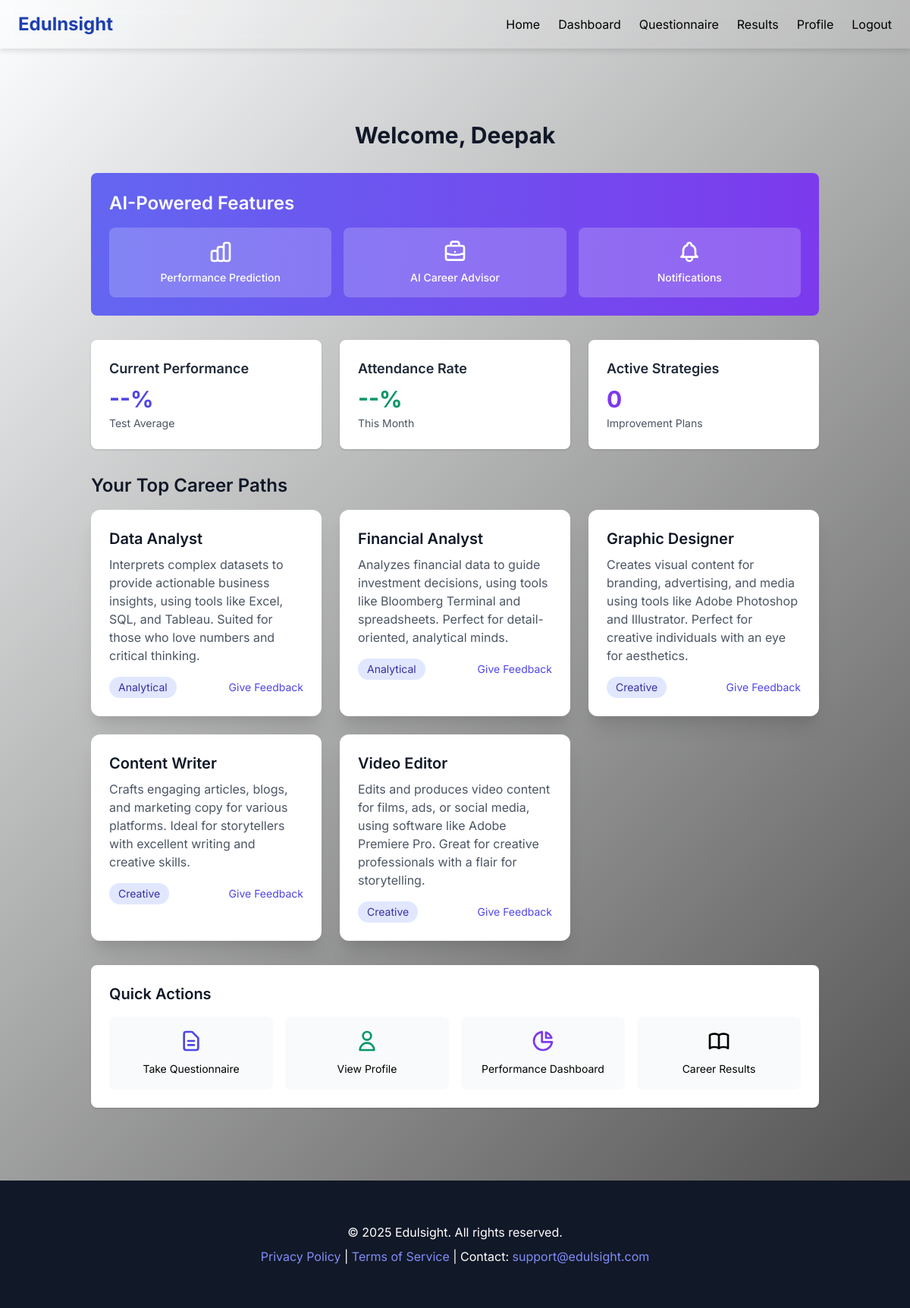
/student-dashboard/ (signed in), run on the app's committed database.
### new_app/models.py (models this page shows)
class Student(models.Model):
    user = models.OneToOneField(User, on_delete=models.CASCADE)
    first_name = models.CharField(max_length=50)
    last_name = models.CharField(max_length=50)
    email = models.EmailField(unique=True)
    date_of_birth = models.DateField()
    is_active = models.BooleanField(default=True)
    created_at = models.DateTimeField(auto_now_add=True)

class Career(models.Model):
    name = models.CharField(max_length=100)
    description = models.TextField()
    category = models.CharField(max_length=50)
    is_active = models.BooleanField(default=True)

### new_app/views.py (the view)
# urls.py: path('student-dashboard/', views.student_dashboard, name='student_dashboard'),
@login_required
def student_dashboard(request):
    student = request.user.student
    answers = Answer.objects.filter(student=student)
    categories = ['Tech', 'Creative', 'Analytical', 'Collaborative']
    careers = []
    if answers.exists():
        score_vector = [0] * len(categories)
        counts = [0] * len(categories)
        for answer in answers:
            try:
                idx = categories.index(answer.question.category)
                score_vector[idx] += answer.score
                counts[idx] += 1
            except ValueError:
                continue
        score_vector = [s / c if c > 0 else 0 for s, c in zip(score_vector, counts)]
        top_categories = sorted(
            [(score, cat) for score, cat in zip(score_vector, categories) if score > 0],
            reverse=True
        )[:2]
        for score, category in top_categories:
            category_careers = Career.objects.filter(category=category, is_active=True)[:3]
            careers.extend(category_careers)
    if not careers:
        careers = Career.objects.filter(is_active=True)[:3]
    print(f"Dashboard careers for {student}: {len(careers)}")  # Debug
    return render(request, 'student_dashboard.html', {
        'student': student,
        'careers': careers
    })

### new_app/templates/student_dashboard.html (shortened to what this page needs)
{% extends "base.html" %}
{% load static %}
{% block content %}
<div class="container mx-auto px-4 py-8">
    <h2 class="text-3xl font-bold text-gray-900 text-center mb-8">Welcome, {{ student.first_name }}</h2>
    <div class="bg-gradient-to-r from-indigo-500 to-purple-600 text-white rounded-lg p-6 mb-8">
        <h3 class="text-2xl font-semibold mb-4">AI-Powered Features</h3>
        <div class="grid grid-cols-1 md:grid-cols-3 gap-4">
            <a href="{% url 'predict_performance' %}" class="bg-white bg-opacity-20 hover:bg-opacity-30 rounded-lg p-4 text-center transition-all">
                <div class="text-sm font-medium">Performance Prediction</div>
            </a>
            <a href="{% url 'advanced_career_recommendations' %}" class="bg-white bg-opacity-20 hover:bg-opacity-30 rounded-lg p-4 text-center transition-all">
                <div class="text-sm font-medium">AI Career Advisor</div>
            </a>
            <a href="{% url 'notifications' %}" class="bg-white bg-opacity-20 hover:bg-opacity-30 rounded-lg p-4 text-center transition-all relative">
                <div class="text-sm font-medium">Notifications</div>
            </a>
        </div>
    </div>
    <div class="grid grid-cols-1 md:grid-cols-3 gap-6 mb-8">
        <div class="bg-white rounded-lg shadow p-6">
            <h4 class="text-lg font-semibold text-gray-800 mb-2">Current Performance</h4>
            <div class="text-3xl font-bold text-indigo-600">{{ test_average|default:"--" }}%</div>
            <p class="text-sm text-gray-600 mt-1">Test Average</p>
        </div>
        <div class="bg-white rounded-lg shadow p-6">
            <h4 class="text-lg font-semibold text-gray-800 mb-2">Attendance Rate</h4>
            <div class="text-3xl font-bold text-green-600">{{ attendance_rate|default:"--" }}%</div>
            <p class="text-sm text-gray-600 mt-1">This Month</p>
        </div>
        <div class="bg-white rounded-lg shadow p-6">
            <h4 class="text-lg font-semibold text-gray-800 mb-2">Active Strategies</h4>
            <div class="text-3xl font-bold text-purple-600">{{ active_strategies|default:"0" }}</div>
            <p class="text-sm text-gray-600 mt-1">Improvement Plans</p>
        </div>
    </div>
    <h3 class="text-2xl font-semibold text-gray-900 mb-4">Your Top Career Paths</h3>
    {% if careers %}
        <div class="grid grid-cols-1 md:grid-cols-2 lg:grid-cols-3 gap-6 mb-8">
            {% for career in careers %}
                <div class="bg-white p-6 rounded-xl shadow-xl hover:shadow-2xl transition-shadow">
                    <h4 class="text-xl font-semibold text-gray-900 mb-2">{{ career.name }}</h4>
                    <p class="text-gray-600 mb-4">{{ career.description }}</p>
                    <div class="flex justify-between items-center">
                        <span class="inline-block bg-indigo-100 text-indigo-800 text-sm px-3 py-1 rounded-full">{{ career.category }}</span>
                        <a href="{% url 'submit_feedback' career.id %}" class="text-indigo-600 hover:text-indigo-800 text-sm">Give Feedback</a>
                    </div>
                </div>
            {% endfor %}
        </div>
    {% endif %}
    <div class="bg-white rounded-lg shadow p-6">
        <h3 class="text-xl font-semibold text-gray-900 mb-4">Quick Actions</h3>
        <div class="grid grid-cols-2 md:grid-cols-4 gap-4">
            <a href="{% url 'career_questionnaire' %}" class="text-center p-4 bg-gray-50 rounded-lg hover:bg-gray-100 transition-colors">
                <svg class="w-8 h-8 mx-auto mb-2 text-indigo-600" fill="none" stroke="currentColor" viewBox="0 0 24 24">
                    <path stroke-linecap="round" stroke-linejoin="round" stroke-width="2" d="M9 12h6m-6 4h6m2 5H7a2 2 0 01-2-2V5a2 2 0 012-2h5.586a1 1 0 01.707.293l5.414 5.414a1 1 0 01.293.707V19a2 2 0 01-2 2z"></path>
                </svg>
                <span class="text-sm">Take Questionnaire</span>
            </a>
            <a href="{% url 'profile' %}" class="text-center p-4 bg-gray-50 rounded-lg hover:bg-gray-100 transition-colors">
                <svg class="w-8 h-8 mx-auto mb-2 text-green-600" fill="none" stroke="currentColor" viewBox="0 0 24 24">
                    <path stroke-linecap="round" stroke-linejoin="round" stroke-width="2" d="M16 7a4 4 0 11-8 0 4 4 0 018 0zM12 14a7 7 0 00-7 7h14a7 7 0 00-7-7z"></path>
                </svg>
                <span class="text-sm">View Profile</span>
            </a>
            <a href="{% url 'performance_dashboard' %}" class="text-center p-4 bg-gray-50 rounded-lg hover:bg-gray-100 transition-colors">
                <span class="text-sm">Performance Dashboard</span>
            </a>
            <a href="{% url 'career_results' %}" class="text-center p-4 bg-gray-50 rounded-lg hover:bg-gray-100 transition-colors">
                <span class="text-sm">Career Results</span>
            </a>
        </div>
    </div>
</div>
{% endblock %}

### new_app/templates/base.html (shortened to what this page needs)
{% load static %}
<!DOCTYPE html>
<html lang="en">
<head>
    <link href="https://cdn.jsdelivr.net/npm/tailwindcss@2.2.19/dist/tailwind.min.css" rel="stylesheet">
</head>
<body class="flex flex-col min-h-screen">
    <header class="navbar flex items-center justify-between px-6 py-4">
        <div class="flex items-center space-x-4">
            <a href="{% url 'home' %}" class="text-2xl font-bold text-blue-800">Edulnsight</a>
        </div>
        <nav class="hidden lg:flex items-center space-x-6">
            <a href="{% url 'home' %}" class="nav-link text-black-800 {% if request.path == '/' %}active{% endif %}">Home</a>
            {% if user.is_authenticated %}
                {% if user.student.is_admin %}
                    <a href="{% url 'admin_dashboard' %}" class="nav-link text-black-800 {% if request.path == '/admin/dashboard/' %}active{% endif %}">Admin Dashboard</a>
                {% else %}
                    <a href="{% url 'student_dashboard' %}" class="nav-link text-black-800 {% if request.path == '/dashboard/' %}active{% endif %}">Dashboard</a>
                    <a href="{% url 'career_questionnaire' %}" class="nav-link text-black-800
                    {% if request.path == '/questionnaire/' %}active{% endif %}">Questionnaire</a>
                    <a href="{% url 'career_results' %}" class="nav-link text-black-800 {% if request.path == '/results/' %}active{% endif %}">Results</a>
                {% endif %}
                <a href="{% url 'profile' %}" class="nav-link text-black-800 {% if request.path == '/profile/' %}active{% endif %}">Profile</a>
                <a href="{% url 'logout' %}" class="nav-link text-black-800">Logout</a>
            {% else %}
                <a href="{% url 'register' %}" class="nav-link text-black {% if request.path == '/register/' %}active{% endif %}">Register</a>
                <a href="{% url 'login' %}" class="nav-link text-black {% if request.path == '/login/' %}active{% endif %}">Login</a>
            {% endif %}
        </nav>
    </header>
    <main class="content-wrapper {% if user.is_authenticated and user.student.is_admin %}with-sidebar{% endif %} flex-grow">
        <div class="container mx-auto px-4 py-8">
            {% block content %}
            {% endblock %}
        </div>
    </main>
    <footer class="bg-gray-900 text-white">
        <div class="container mx-auto px-4 py-6 text-center">
            <p>&copy; 2025 Edulsight. All rights reserved.</p>
            <p class="mt-2">
                <a href="#" class="text-indigo-400 hover:text-indigo-300">Privacy Policy</a> |
                <a href="#" class="text-indigo-400 hover:text-indigo-300">Terms of Service</a> |
                Contact: <a href="mailto:support@edulsight.com" class="text-indigo-400 hover:text-indigo-300">support@edulsight.com</a>
            </p>
        </div>
    </footer>
</body>
</html>

### new_app/templates/base.html (style rules this page uses)
body { font-family: 'Inter', sans-serif; background: linear-gradient(135deg, #fdfeff, #494949); min-height: 100vh; margin: 0; }
.navbar { background: rgba(255, 255, 255, 0.1); backdrop-filter: blur(10px); box-shadow: 0 4px 6px rgba(0, 0, 0, 0.1); position: fixed; top: 0; width: 100%; z-index: 1000; }
.nav-link { position: relative; transition: color 0.3s ease; }
.content-wrapper { margin-top: 64px; margin-left: 0; padding: 2rem; transition: margin-left 0.3s ease; }
footer { background: #1f2937; color: white; padding: 2rem 0; }

### data on the page
Student: first_name "Deepak"
Career: name "Data Analyst", description "Interprets complex datasets to provide actionable business insights, using tools like Excel, SQL, and Tableau. Suited for those who love numbers and critical thinking.", category "Analytical"
Career: name "Financial Analyst", description "Analyzes financial data to guide investment decisions, using tools like Bloomberg Terminal and spreadsheets. Perfect for detail-oriented, analytical minds.", category "Analytical"
Career: name "Graphic Designer", description "Creates visual content for branding, advertising, and media using tools like Adobe Photoshop and Illustrator. Perfect for creative individuals with an eye for aesthetics.", category "Creative"
Career: name "Content Writer", description "Crafts engaging articles, blogs, and marketing copy for various platforms. Ideal for storytellers with excellent writing and creative skills.", category "Creative"
Career: name "Video Editor", description "Edits and produces video content for films, ads, or social media, using software like Adobe Premiere Pro. Great for creative professionals with a flair for storytelling.", category "Creative"

### other printed values
{{ test_average|default:"--" }} "--"
{{ attendance_rate|default:"--" }} "--"
{{ active_strategies|default:"0" }} "0"
